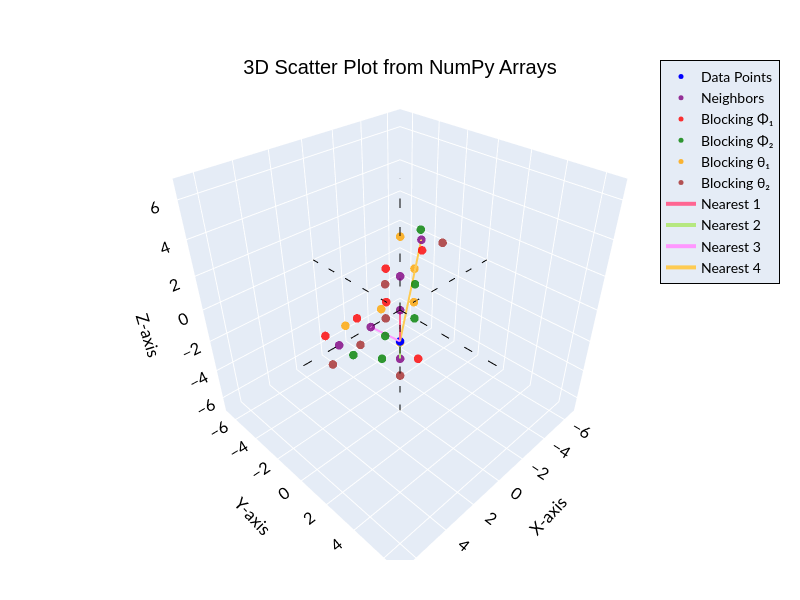

Notebook code cell kept with this figure:
### Code cell
# Low level 3D plotting using Plotly
import plotly.graph_objects as go

# Parameters
size = 7

# Create a trace for the data
neighbors = go.Scatter3d(
    x=x_copy, y=y_copy, z=z_copy,
    name='Neighbors',
    mode='markers',  # Pure points (no lines)
    marker=dict(
        size=5,     
        color='purple', # Color by z-value (optional)
        opacity=0.8
    ),
)
data_point = go.Scatter3d(
    x=[node[0]], y=[node[1]], z=[node[2]],
    name='Data Points',
    mode='markers',  # Pure points (no lines)
    marker=dict(
        size=5,     
        color='blue', # Color by z-value (optional)
        opacity=1
    ),
)
# Blocking thetas
phi1 = go.Scatter3d(
    x=block1_x_phis, y=block1_y_phis, z=z_indices_copy,
    name=r'Blocking Φ₁',
    mode='markers',  # Pure points (no lines)
    marker=dict(
        size=5,     
        color='red', # Color by z-value (optional)
        opacity=0.8
    ),
)
phi2 = go.Scatter3d(
    x=block2_x_phis, y=block2_y_phis, z=z_indices_copy,
    name=r'Blocking Φ₂',
    mode='markers',  # Pure points (no lines)
    marker=dict(
        size=5,     
        color='green', # Color by z-value (optional)
        opacity=0.8
    ),
)
theta1 = go.Scatter3d(
    x=block1_x_thetas, y=block1_y_thetas, z=block1_z_thetas,
    name=r'Blocking θ₁',
    mode='markers',  # Pure points (no lines)
    marker=dict(
        size=5,     
        color='orange', # Color by z-value (optional)
        opacity=0.8
    ),
)
theta2 = go.Scatter3d(
    x=block2_x_thetas, y=block2_y_thetas, z=block2_z_thetas,
    name=r'Blocking θ₂',
    mode='markers',  # Pure points (no lines)
    marker=dict(
        size=5,     
        color='brown', # Color by z-value (optional)
        opacity=0.8
    ),
)

# Create a layout dictionary for the title and axes
layout = go.Layout(
    # Figure size
    # width=1000,
    # height=800,
    width=800,
    height=600,
    
    # Title
    title=dict(
        text="3D Scatter Plot from NumPy Arrays",
        font=dict(
            family="Helvetica, Times New Roman",
            size=20,
            color="black"
        ),
        # Positioning the title
        y=0.9,
        x=0.5,
        xanchor='center',
        yanchor='top',
    ),
    # Axes
    scene=dict(
        xaxis_title="X-axis",
        yaxis_title="Y-axis",  
        zaxis_title="Z-axis",
        xaxis=dict(range=[-size, size]),
        yaxis=dict(range=[-size, size]),
        zaxis=dict(range=[-size, size]),
    ),
    # Font settings
    font=dict(
        family="Lato, Times New Roman",
        size=14,
        color="black"
    ),
    # Legend
    legend=dict(
        x=0.975,
        y=1,
        xanchor='right',
        yanchor='top',
        bordercolor='black',
        bgcolor='#E5ECF6',
        borderwidth=1,
        itemclick='toggleothers'  # Enables the hover effect with a shadow
    )
)

# Combine the trace and layout into a single Figure object
fig = go.Figure(data=[data_point, neighbors, phi1, phi2, theta1, theta2], layout=layout)

# Drawing edges
for i in range(len(x)):
    # Add a trace for the line
    fig.add_trace(go.Scatter3d(
        x=[node[0], x[i]], 
        y=[node[1], y[i]], 
        z=[node[2], z[i]],
        mode='lines',
        name=f'Nearest {i+1}',
        line=dict(width=4),
    ))

# Set the x, y and z axis
line_range = [-size, size]
fig.add_trace(go.Scatter3d(
    x=line_range,
    y=[0, 0],
    z=[0, 0],
    mode='lines',
    line=dict(color='black', width=2, dash='longdash'),
    showlegend=False,
))
fig.add_trace(go.Scatter3d(
    x=[0, 0],
    y=line_range,
    z=[0, 0],
    mode='lines',
    line=dict(color='black', width=2, dash='longdash'),
    showlegend=False,
))
fig.add_trace(go.Scatter3d(
    x=[0, 0],
    y=[0, 0],
    z=line_range,
    mode='lines',
    line=dict(color='black', width=2, dash='longdash'),
    showlegend=False,
))

# Tight layout
fig.update_layout(margin=dict(l=0, r=0, b=40, t=60))
fig.show()

### Figure 1 — Plotly figure (JSON) as saved in the notebook; plotly's stock layout.template omitted (floating-point values rounded to 4 significant figures)
{"data": [{"marker": {"color": "blue", "opacity": 1, "size": 5}, "mode": "markers", "name": "Data Points", "type": "scatter3d", "x": [0], "y": [0], "z": [-2]}, {"marker": {"color": "purple", "opacity": 0.8, "size": 5}, "mode": "markers", "name": "Neighbors", "type": "scatter3d", "x": [0.0, 0.0, 0.0, -0.7, -0.7, 2.0, 4.0], "y": [0.0, 0.0, 0.0, -0.7, 0.7, 0.0, 0.0], "z": [0, 2, -2, -4, 4, 0, 0]}, {"marker": {"color": "red", "opacity": 0.8, "size": 5}, "mode": "markers", "name": "Blocking Φ₁", "type": "scatter3d", "x": [0.0, -1.407, 2.0, 0.0, 4.0, 0.007107], "y": [-1.0, 0.007107, -1.0, -1.0, -1.0, 1.407], "z": [0, -4, 0, 2, 0, 4]}, {"marker": {"color": "green", "opacity": 0.8, "size": 5}, "mode": "markers", "name": "Blocking Φ₂", "type": "scatter3d", "x": [0.0, 0.007107, 2.0, 0.0, 4.0, -1.407], "y": [1.0, -1.407, 1.0, 1.0, 1.0, -0.007107], "z": [0, -4, 0, 2, 0, 4]}, {"marker": {"color": "orange", "opacity": 0.8, "size": 5}, "mode": "markers", "name": "Blocking θ₁", "type": "scatter3d", "x": [-1.0, -1.334, 1.293, -1.0, 3.553, -0.002326], "y": [0.0, -1.334, 0.0, 0.0, 0.0, 0.002326], "z": [0.0, -3.556, 0.7071, 2.0, 0.8944, 4.163]}, {"marker": {"color": "brown", "opacity": 0.8, "size": 5}, "mode": "markers", "name": "Blocking θ₂", "type": "scatter3d", "x": [1.0, -0.06628, 2.707, 1.0, 4.447, -1.398], "y": [0.0, -0.06628, 0.0, 0.0, 0.0, 1.398], "z": [0.0, -4.444, -0.7071, 2.0, -0.8944, 3.837]}, {"line": {"width": 4}, "mode": "lines", "name": "Nearest 1", "type": "scatter3d", "x": [0, 0], "y": [0, 0], "z": [-2, 0]}, {"line": {"width": 4}, "mode": "lines", "name": "Nearest 2", "type": "scatter3d", "x": [0, -0.7], "y": [0, -0.7], "z": [-2, -4]}, {"line": {"width": 4}, "mode": "lines", "name": "Nearest 3", "type": "scatter3d", "x": [0, 2], "y": [0, 0], "z": [-2, 0]}, {"line": {"width": 4}, "mode": "lines", "name": "Nearest 4", "type": "scatter3d", "x": [0, -0.7], "y": [0, 0.7], "z": [-2, 4]}, {"line": {"color": "black", "dash": "longdash", "width": 2}, "mode": "lines", "showlegend": false, "type": "scatter3d", "x": [-7, 7], "y": [0, 0], "z": [0, 0]}, {"line": {"color": "black", "dash": "longdash", "width": 2}, "mode": "lines", "showlegend": false, "type": "scatter3d", "x": [0, 0], "y": [-7, 7], "z": [0, 0]}, {"line": {"color": "black", "dash": "longdash", "width": 2}, "mode": "lines", "showlegend": false, "type": "scatter3d", "x": [0, 0], "y": [0, 0], "z": [-7, 7]}], "layout": {"font": {"color": "black", "family": "Lato, Times New Roman", "size": 14}, "height": 600, "legend": {"bgcolor": "#E5ECF6", "bordercolor": "black", "borderwidth": 1, "itemclick": "toggleothers", "x": 0.975, "xanchor": "right", "y": 1, "yanchor": "top"}, "margin": {"b": 40, "l": 0, "r": 0, "t": 60}, "scene": {"xaxis": {"range": [-7, 7], "title": {"text": "X-axis"}}, "yaxis": {"range": [-7, 7], "title": {"text": "Y-axis"}}, "zaxis": {"range": [-7, 7], "title": {"text": "Z-axis"}}}, "title": {"font": {"color": "black", "family": "Helvetica, Times New Roman", "size": 20}, "text": "3D Scatter Plot from NumPy Arrays", "x": 0.5, "xanchor": "center", "y": 0.9, "yanchor": "top"}, "width": 800}}
